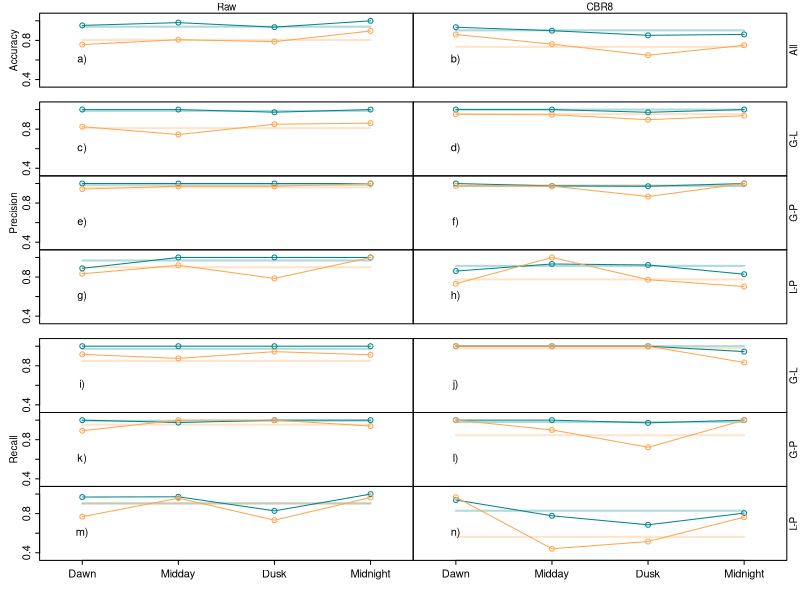
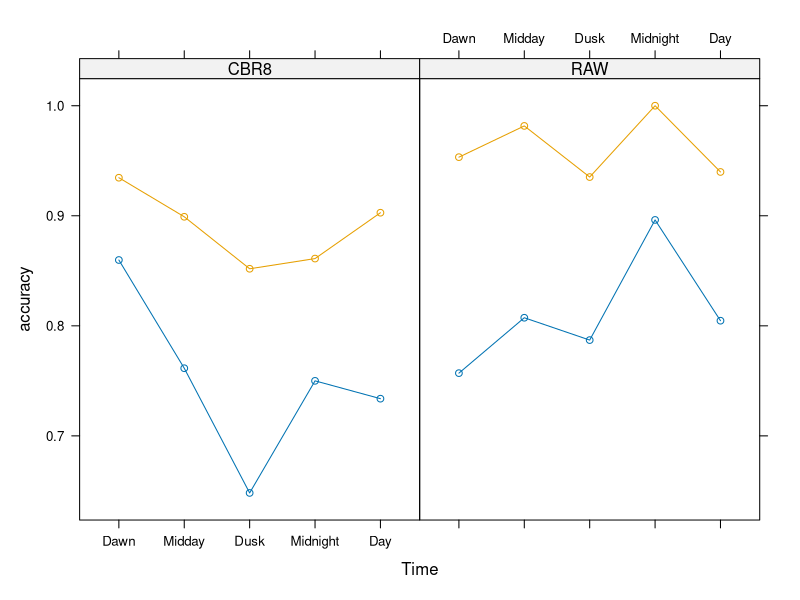
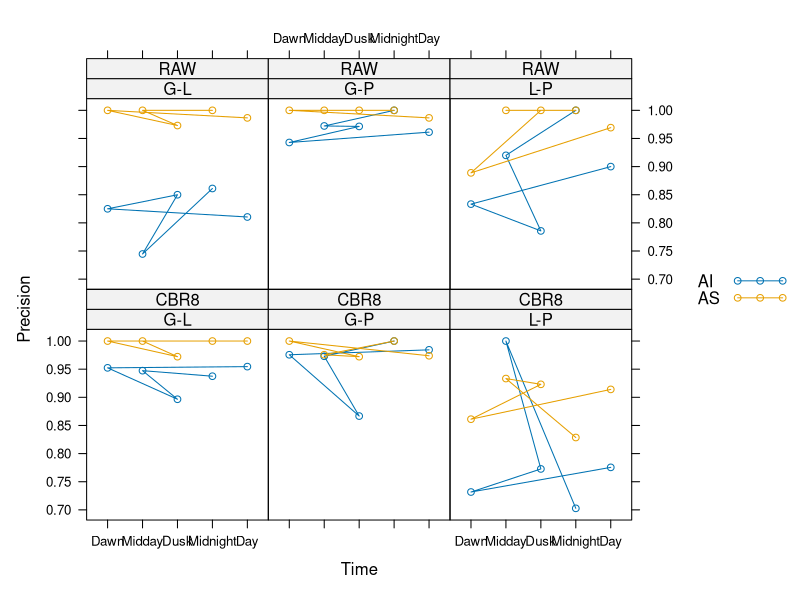
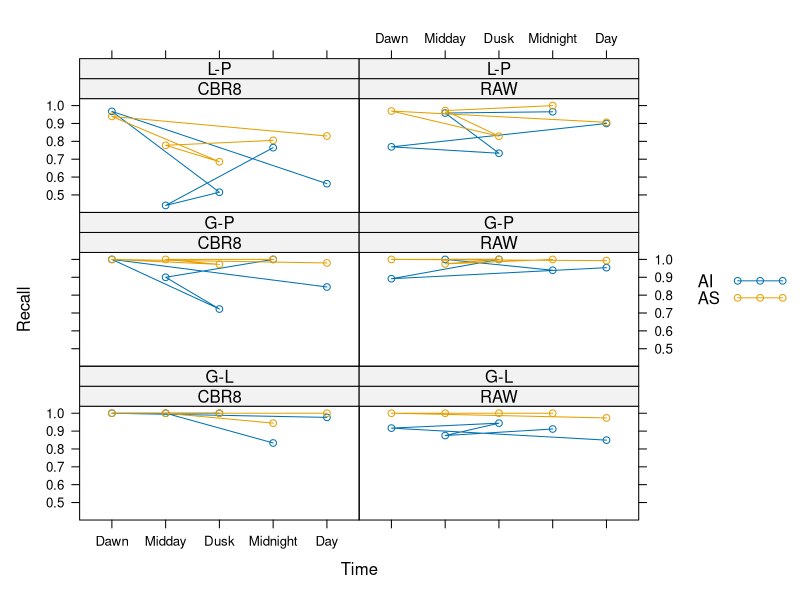

Reproduce these figures in R, in order.
#########################################################
# Script that loads in the Confusion Matrix data and 
# generates a figure
#
# David Orme Autumn 2020
#
# EDIT: BH, slight alteration to generate data from 
#  a different df and aesthetic alterations


library(lattice)
library(dplyr)
setwd("C:/Users/becky/Desktop/Research/(in Depth - needs to merge)/Compression Master (In Depth Analysis)/Final_Analysis/David's")

#David's
cm.o <- read.csv("Confusion_matrix_data.csv", fileEncoding = "UTF-8-BOM" )

#Mine 
whole.df <- read.csv("Complete_Confusion_Matrix_data.csv", fileEncoding = "UTF-8-BOM" )
cm <- whole.df[whole.df$frame.size == "20min",]
cm <- subset(cm, (Comp %in% c("CBR8","RAW")) & (chunks %in% c("4", "None")))

cm$Time <- ordered(cm$Time, levels=c('Dawn','Midday','Dusk','Midnight','Day'))

# Accuracy
accuracy <- aggregate(N ~ Time + Ind + Comp, data=cm, FUN=sum, subset=Obs==Pred)
matrix_ns <- aggregate(N ~ Time + Ind + Comp, data=cm, FUN=sum)
accuracy$accuracy <- accuracy$N / matrix_ns$N

# Precision and Recall by habitat class

# - create an empty data frame with the correct structure to append to
precision <- subset(cm, select=c(Ind, Comp, Time, N), subset=FALSE)
precision$Precision <- numeric(0)
precision$Recall <- numeric(0)
precision$Case <- character(0)

# Loop over combinations
combn <- list(c('Grassland', 'Logged', 'G-L'), 
			  c('Grassland', 'Primary', 'G-P'),
			  c('Logged', 'Primary', 'L-P'))

for (this_comb in combn){
	
	true_class <- this_comb[1]
	false_class <- this_comb[2]
	
	this_precision <- subset(cm, Obs == true_class & Pred == true_class, 
							 select=c(Ind, Comp, Time, N))
	false_pos <- subset(cm, Obs== false_class & Pred == true_class)
	false_neg <- subset(cm, Obs== true_class & Pred == false_class)

	this_precision$Precision <- this_precision$N / (this_precision$N + false_pos$N)
	this_precision$Recall <- this_precision$N / (this_precision$N + false_neg$N)
	this_precision$Case <- this_comb[3]	

	precision <- rbind(precision, this_precision)

}

# Quick and easy data visualisation 

pdf('Time_breakdown_plots.pdf')

	xyplot(accuracy ~ Time | Comp, data=accuracy, groups = Ind, type='o')
	
	
	xyplot(Precision ~ Time | Case + Comp , data=precision, groups = Ind, 
		  type='o', auto.key=TRUE)
		  
	xyplot(Recall ~ Time | Comp + Case, data=precision, groups = Ind, 
		  type='o', auto.key=TRUE)

dev.off()


# Condensed figure for publication

# Panel constants - (ylim, xlim, y axis tick values)
yl <- c(0.35,1.05)
xl <- c(0.7,4.3)
precision$Case <- factor(precision$Case)
yat <- c(0.4,0.6,0.8,1)

# Colours and alpha function
palette(c('turquoise4', 'tan1'))
add.alpha <- function(cols, alpha) rgb(t(col2rgb(cols)/255), alpha = alpha)

# All plots use the same structure so create a plot function to 
# make it easy to generate each panel.

plot_fun <- function(var, d, label='a'){
	
  order <- c("Dawn", "Midday", "Dusk", "Midnight", "Day")
  d <- d %>%
    mutate(Time =  factor(Time, levels = order)) %>%
    arrange(Time) 
  
  
	# Get the plot formula for this variable
	fm <- as.formula(paste0(var, '~ as.numeric(Time)'))

	# create a correctly sized empty plot first, to make it easy to add the 
	# all-day means first and then overlay the 6 hour (type='n')
	plot(fm, data=d, subset= Ind == 'AS' & Time !='Day', 
		 ylim=yl, xlim=xl, xaxt='n', yaxt='n', type='n')

	# Add horizontal lines for the all daily recordings values
	dd <- subset(d, Ind == 'AS' & Time == 'Day', select=var)[,1]
	segments(1,dd,4,dd, col=add.alpha(palette()[1], 0.3), lwd=2)
	dd <- subset(d, Ind == 'AI' & Time == 'Day', select=var)[,1]
	segments(1,dd,4,dd, col=add.alpha(palette()[2], 0.3), lwd=2)

	# Add points and lines (type='o) for Audioset and AI for 6 hours
	points(fm, data=d, subset= Ind == 'AS' & Time !='Day', col=1, type='o')
	points(fm, data=d, subset= Ind == 'AI' & Time !='Day', col=2, type='o')
	
	text(1, 0.6, paste0(label, ')'))
}


# Using the layout mechanism, which makes it easy to generate spaces between 
# blocks of graphs for accuracy precision and recall - the matrix defines
# a 2x9 matrix, but the heights make two of the rows really narrow, so we
# can skip over using these for plots and just leave a gap.

par(mar=c(0,0,0,0), oma=c(3,3,1,1), las=0, tcl=-0.3, mgp=c(1.5,0.5,0))
layout(matrix(1:18, ncol=2, byrow=TRUE), heights=c(5,1,5,5,5,1,5,5,5))

# Accuracy
plot_fun('accuracy', subset(accuracy, Comp == 'RAW'), label='a')
mtext('Raw', side=3, cex=0.6)
mtext('Accuracy', side=2, cex=0.6, line=1.5)
axis(2, at=yat)
plot_fun('accuracy', subset(accuracy, Comp == 'CBR8'), label='b')
mtext('All', side=4, cex=0.6, las=3)
mtext('CBR8', side=3, cex=0.6)

# Skip the two narrow plots
plot.new(); plot.new()

# Loop over precision by habitat pair
labels <- list(c('c','d'), c('e','f'), c('g','h'))
names(labels) <- levels(precision$Case)

for (cs in levels(precision$Case)){
	
	these_labels <- labels[[cs]]
	
	plot_fun('Precision', subset(precision, Comp == 'RAW' & Case == cs), 
			 label=these_labels[1])
	axis(2, at=yat)
	
	if(cs == 'G-P') mtext('Precision', side=2, cex=0.6, line=1.5)
		
	plot_fun('Precision', subset(precision, Comp == 'CBR8' & Case == cs), 
			 label=these_labels[2])
	mtext(cs, side=4, cex=0.6, las=3)
}

# Skip the two narrow plots
plot.new(); plot.new()

# Loop over recall by habitat pair
labels <- list(c('i','j'), c('k','l'), c('m','n'))
names(labels) <- levels(precision$Case)

for (cs in levels(precision$Case)){
	
	these_labels <- labels[[cs]]
	
	plot_fun('Recall', subset(precision, Comp == 'RAW' & Case == cs), 
			 label=these_labels[1])
	axis(2, at=yat)
		
	if(cs == 'L-P') axis(1, at=1:4, labels=levels(accuracy$Time)[1:4])
	if(cs == 'G-P') mtext('Recall', side=2, cex=0.6, line=1.5)
	
	plot_fun('Recall', subset(precision, Comp == 'CBR8' & Case == cs), 
			 label=these_labels[2])
	mtext(cs, side=4, cex=0.6, las=3)

	if(cs == 'L-P') axis(1, at=1:4, labels=levels(accuracy$Time)[1:4])
}


